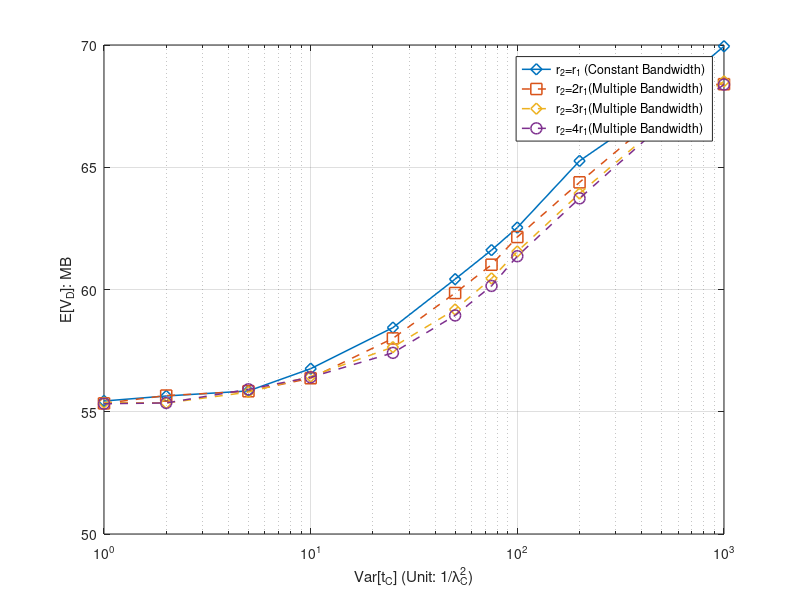

Source code (MATLAB):
%% Minutes
x_label =[1	2	5	10	25	50	75	100	200	500	750	1000]



%% for DeadlinMissRatio

%%Miss ratio
%y_11 = [0.73528	0.73224	0.7255	0.71684	0.69616	0.67008	0.65058	0.63542	0.59424	0.55568	0.53688	0.52678]
%y_12 = [0.7362	0.73202	0.7284	0.72382	0.70326	0.67658	0.65884	0.64174	0.60648	0.56328	0.54192	0.54324]
%y_13 = [0.73368	0.73308	0.72716	0.72284	0.70594	0.68624	0.66808	0.64876	0.61126	0.5656	0.55274	0.5428]
%y_14 = [0.73842	0.73368	0.72652	0.72298	0.71016	0.68512	0.66638	0.65334	0.61304	0.56486	0.55368	0.54228]

%%E[V_O]
%y_11 = [0.30087	0.60104	1.462372	2.806392	6.224993	10.317679	13.163109	15.296426	20.628138	26.275143	28.668432	30.242545]
%y_12 = [0.24252	0.485582	1.189939	2.291903	5.201222	8.902519	11.686554	13.796066	19.087569	25.082565	27.480372	28.571387]
%y_13 = [0.216748	0.43137	1.056854	2.066643	4.739802	8.244502	10.897684	13.028156	18.166216	24.417737	26.705224	28.136424]
%y_14 = [0.203044	0.406514	1.004079	1.944275	4.451438	7.947082	10.48867	12.531857	17.727127	23.932243	26.178529	27.617259]

%%E[V_D]
y_11 = [55.439002	55.645001	55.85222	56.760851	58.44083	60.42382	61.610175	62.533558	65.26008	67.575843	69.061091	69.949744]
y_12 = [55.342559	55.66164	55.839216	56.371953	57.99998	59.856196	61.013721	62.14713	64.383755	67.21878	68.366979	68.397007]
y_13 = [55.376353	55.357649	55.802081	56.445643	57.643058	59.183545	60.452357	61.553331	63.925525	66.793624	67.816427	68.515594]
y_14 = [55.328021	55.360484	55.917639	56.410317	57.408461	58.938404	60.146035	61.361812	63.729183	66.720203	67.619192	68.382363]


i = i+1;
figure(i)

semilogx(x_label,y_11,'-d', 'MarkerSize',8, 'LineWidth',1.1)
hold on
semilogx(x_label,y_12,'--s', 'MarkerSize',8, 'LineWidth',1.1)
hold on
semilogx(x_label,y_13,'--d', 'MarkerSize',8, 'LineWidth',1.1)
hold on
semilogx(x_label,y_14,'--o', 'MarkerSize',8, 'LineWidth',1.1)
hold on


%ylabel('P_{miss}')
%ylabel('E[V_0]: MB')
ylabel('E[V_D]: MB')
xlabel('Var[t_C] (Unit: 1/\lambda_C^2)')


%xticklabels({'0.5',	'1',	'2',	'4',	'8'});

												
%xlim([0.5, 8]);

%xticklabels({'0',	'1',	'2',	'3',	'4','5',	'6',	'7',	'8',	'9',	'10',	'11',	'12',	'13',	'14',	'15',	'16',	'17'	,'18'	,'20'	,'21'	,'22',	'23',	'24',	'26'});
%set(gca, 'XTick', x_label);
%set(gca,'xticklabel',num2str(get(gca,'XTick')','%.4f'))
%legend({'F=200','F=500','F=1000'},'NumColumns',1);
legend({'r_2=r_1 (Constant Bandwidth)','r_2=2r_1(Multiple Bandwidth)','r_2=3r_1(Multiple Bandwidth)','r_2=4r_1(Multiple Bandwidth)'},'NumColumns',1);

hold off;
grid on;